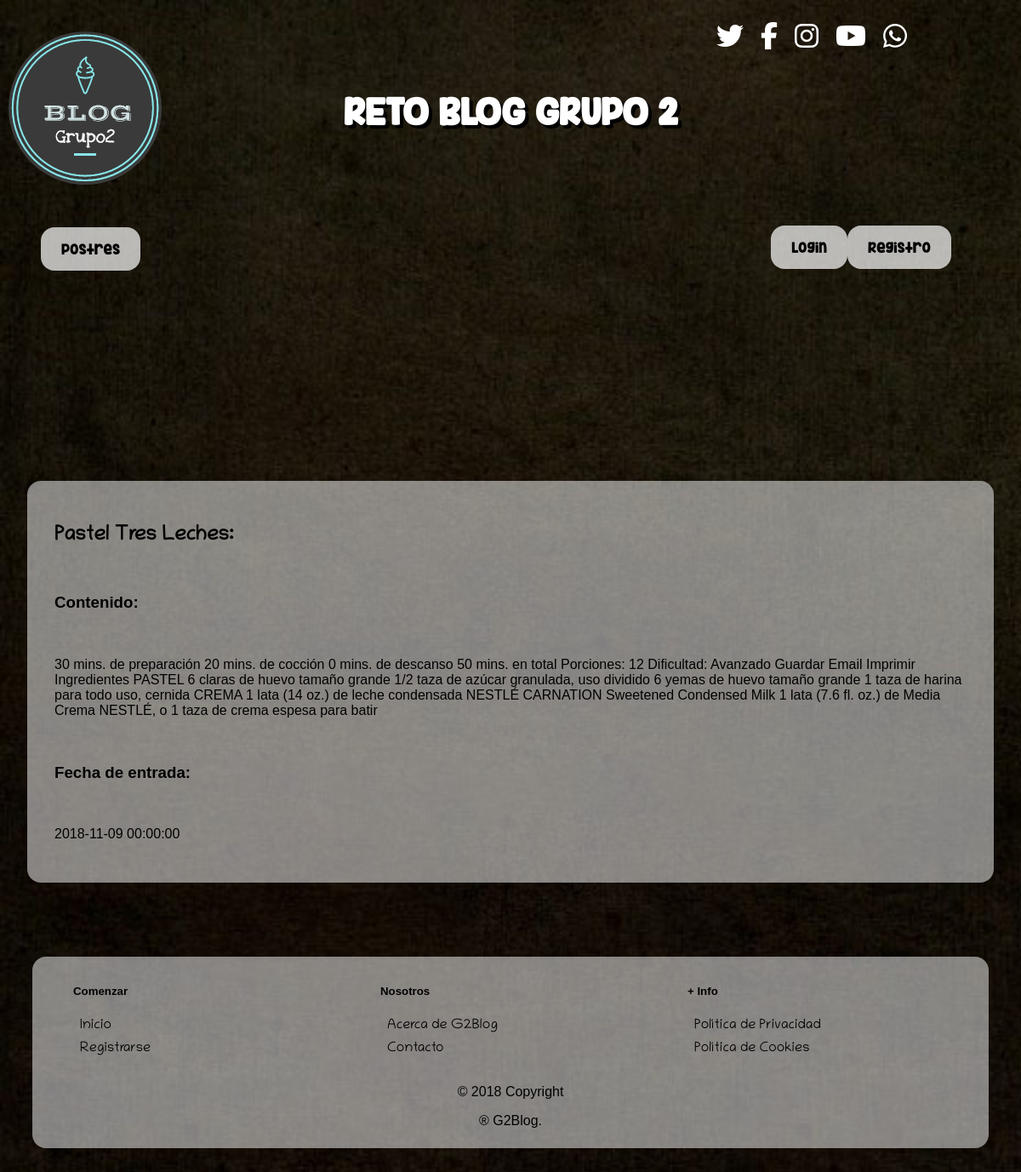
Page /mostrarEntrada.php?var=Pastel Tres Leches on the committed database.
### tables this page shows
CREATE TABLE `entrada` (
  `titulo` varchar(40) NOT NULL,
  `contenido` longtext NOT NULL,
  `fecha_entrada` datetime DEFAULT CURRENT_TIMESTAMP
);

### mostrarEntrada.php (the view, shortened to what this page needs)
<?
	include 'conexion.php';
	try {
	if(isset($_GET['var']) && $_GET['var'] !== ''){
		$titulo = $_GET['var'];
	  } else {
		echo "failed";
	  }
		if (isset($usuario)){
			if ($usuario!='admin'){
				$sentencia1=$db->prepare("SELECT entrada.titulo 'et' , entrada.contenido 'ec', entrada.fecha_entrada 'ef' FROM entrada  WHERE entrada.titulo='$titulo'");
				$sentencia1->execute();
				$sentencia2=$db->prepare("SELECT comentario.contenido 'cc', comentario.fecha 'cf' FROM comentario  WHERE comentario.titulo_entrada='$titulo' AND comentario.usuario_comentario='$usuario'");
				$sentencia2->execute();
				require_once('menuUsuario.php');
				echo "<div><section>";
			foreach($sentencia1 as $entrada1){
				echo '<br><article id="entrada"><h2>'.$titulo.':</h2><br><h3>Contenido:</h3><br><p>'.$entrada1['ec'].'</p><br><h3>Fecha de entrada:</h3><br><p>'.$entrada1['ef'].'</p><button onclick="mostrarComentarios()">  INSERTAR COMENTARIO </button></article><br>';
			}
			foreach($sentencia2 as $entrada2){
				echo '<article id="comentario"><h2>Comentario:</h2><br><h3>Contenido:</h3><br><p>'.$entrada2['cc'].'</p><br><h3>Fecha de comentario:</h3><br><p>'.$entrada2['cf'].'</p></article>';
			}
			echo "</section></div>";
			}
		}else{
			$sentencia1=$db->prepare("SELECT entrada.titulo 'et' , entrada.contenido 'ec', entrada.fecha_entrada 'ef' FROM entrada  WHERE entrada.titulo='$titulo'");
			$sentencia1->execute();
			include('menuInvitado.php');
			echo "<div><section>";
			foreach($sentencia1 as $entrada1){
				echo '<br><article id="entrada"><h2>'.$titulo.':</h2><br><h3>Contenido:</h3><br><p>'.$entrada1['ec'].'</p><br><h3>Fecha de entrada:</h3><br><p>'.$entrada1['ef'].'</p></article><br>';
			}
			echo "</section></div>";
		}
	} catch(PDOException $e) {
	  echo 'Error: ' . $e->getMessage();
	}
?>

### CSS/estilo.css (style rules this page uses)
header { text-align: center; height: 12em; }
body { background-image: url(../img/fondo2.jpg); background-size: cover; color: black; font-family: arial; }
h1 { padding: 2em; color: white; font-family: "header"; font-size: 2.5em; text-shadow: 4px 4px black; display: flex; justify-content: center; }
h2 { font-family: "letra"; }
#entrada { background: rgb(255, 255, 255,0.5); border-radius: 1em; margin: 1.5em; padding: 2em; }
#logo { position: absolute; left: 0; }
a { text-decoration: none; color: black; padding: 0.5em; }
.flex-center { width: 89%; min-height: 6vh; display: -webkit-box; display: -webkit-flex; display: -ms-flexbox; display: flex; -webkit-box-pack: center; -webkit-justify-content: center; -ms-flex-pack: center; justify-content: flex-end; -webkit-box-align: center; -webkit-align-items: center; -ms-flex-align: center; align-items: flex-start; position: absolute; top: 1em; }
.icon-3d { padding: 10px; -webkit-animation: icon3d 200ms 10; animation: icon3d 200ms 10; color: #fff; }
footer { background: rgb(255, 255, 255, 0.5); height: 225px; border-radius: 1em; margin: 45px 30px; }
footer a { font-family: "letra"; }
footer ul { margin: 0px 30px; padding: 10px; width: 25%; float: left; list-style: none; }
footer ul li { margin: 8px; }
.copyright { padding-bottom:50px; width: 100%; float: left; text-align: center; }

### rows in the picture
entrada: contenido "30 mins. de preparación 20 mins. de cocción 0 mins. de descanso 50 mins. en total Porciones: 12 Dificultad: Avanzado Guardar Email Imprimir Ingredientes PASTEL 6 claras de huevo tamaño grande 1/2 taza de azúcar granulada, uso dividido 6 yemas de huevo tamaño grande 1 taza de harina para todo uso, cernida CREMA 1 lata (14 oz.) de leche condensada NESTLÉ CARNATION Sweetened Condensed Milk 1 lata (7.6 fl. oz.) de Media Crema NESTLÉ, o 1 taza de crema espesa para batir", fecha_entrada "2018-11-09 00:00:00"
